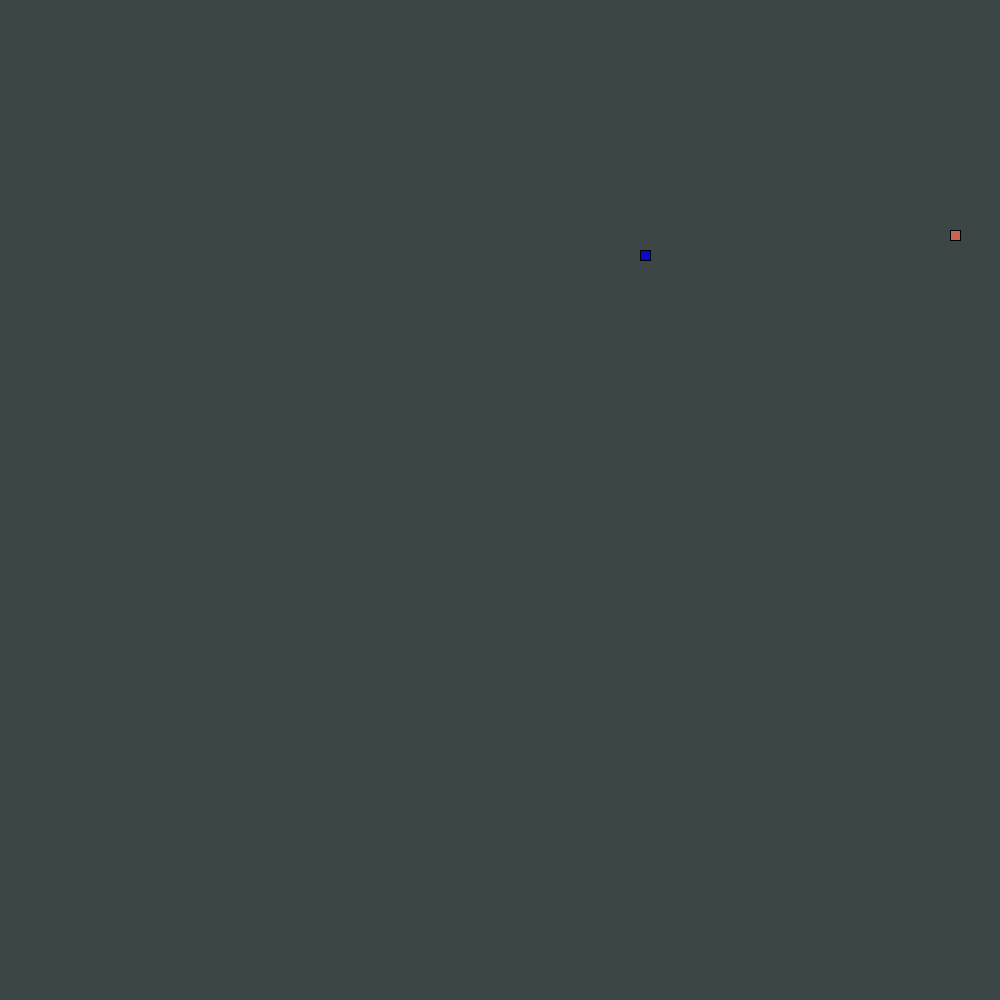
Frame 1 (no input)
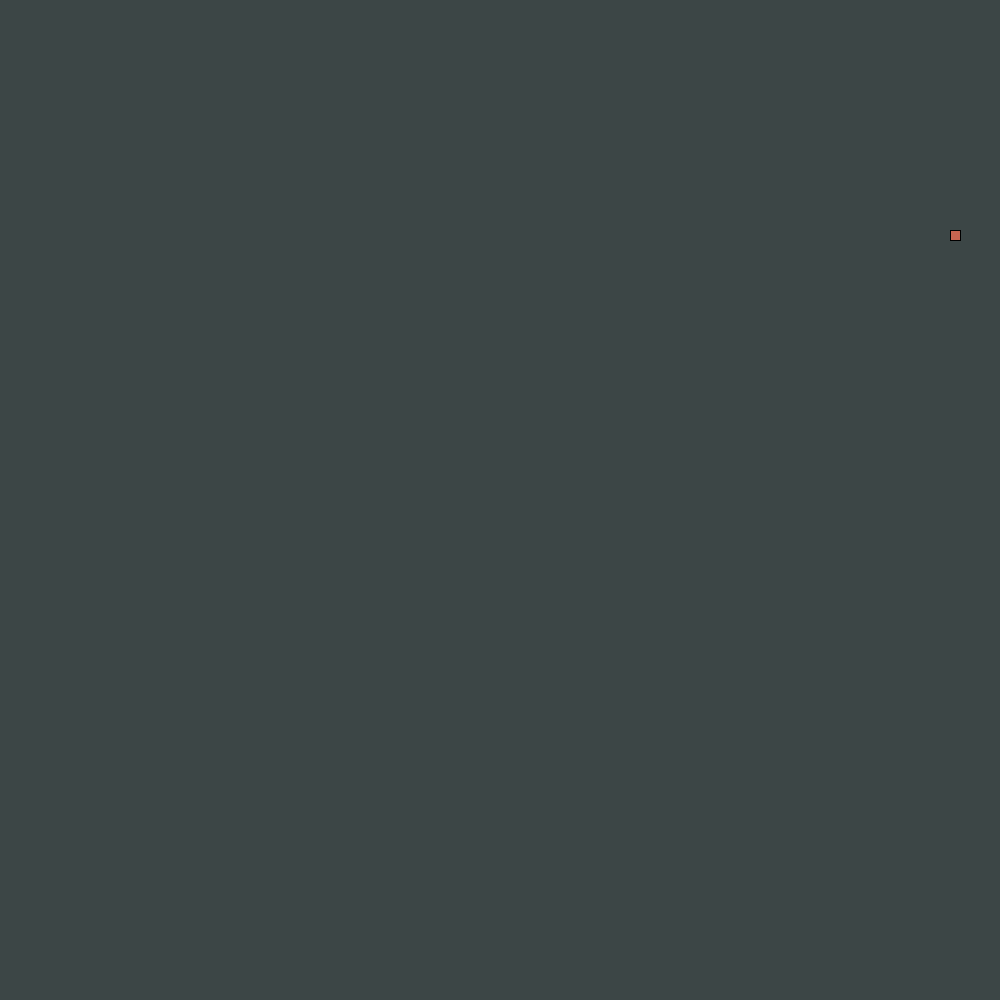
Frame 60 (the mouse pressed at the canvas centre just before this capture)
Frame 120 (the mouse held since frame 60 and released just before this capture): identical to frame 60, image omitted

The Processing sketch that drew these frames (run headless with seeded random() and noise(); from frame 60 on, the mouse is pressed at the canvas centre):

// Processing sketch: LeagueSnake
// ── LeagueSnake.pde
//*
// ***** SEGMENT CLASS *****
// This class will be used to represent each part of the moving snake.
//*

class Segment {

//Add x and y member variables. They will hold the corner location of each segment of the snake.
int x;
int y;

// Add a constructor with parameters to initialize each variable.
public Segment(int x, int y){
this.x = x;
this.y = y;
}
}


//*
// ***** GAME VARIABLES *****
// All the game variables that will be shared by the game methods are here
//*
int foodx;
int foody;
Segment head;
int snakeDir = UP;
int foodEaten = 0;
//*
// ***** SETUP METHODS *****
// These methods are called at the start of the game.
//*

void setup() {
  frameRate(10);
  size(1000, 1000);
  head = new Segment((int)random(100) * 10,(int)random(100) * 10);
  
  dropFood();
}

void dropFood() {
  //Set the food in a new random location
    foodx = (int)random(100) * 10;
    foody = (int)random(100) * 10;
println(foody);
println(foodx);
}



//*
// ***** DRAW METHODS *****
// These methods are used to draw the snake and its food 
//*

void draw() {
  background(60,70,70);
fill(200,100,80);
drawFood();
//DRAW SNAKE STUFF
fill(10,10,200);
drawSnake();
keyPressed();
move();
}

void drawFood() {
  //Draw the food
  
  square(foodx, foody, 10);
}

void drawSnake() {
  //Draw the head of the snake followed by its tail
  square(head.x, head.y, 10);
}


//*
// ***** TAIL MANAGEMENT METHODS *****
// These methods make sure the tail is the correct length.
//*

void drawTail() {
  //Draw each segment of the tail 

}

void manageTail() {
  //After drawing the tail, add a new segment at the "start" of the tail and remove the one at the "end" 
  //This produces the illusion of the snake tail moving.
  
}

void checkTailCollision() {
  //If the snake crosses its own tail, shrink the tail back to one segment
  
}



//*
// ***** CONTROL METHODS *****
// These methods are used to change what is happening to the snake
//*

void keyPressed() {
  //Set the direction of the snake according to the arrow keys pressed
if(key == CODED){
  if(keyCode == UP && snakeDir != DOWN){
  snakeDir = UP;
  }if(keyCode == DOWN && snakeDir != UP){
    snakeDir = DOWN;
  }if(keyCode == RIGHT && snakeDir != LEFT){
   snakeDir = RIGHT; 
  }if(keyCode == LEFT && snakeDir != RIGHT){
  snakeDir = LEFT;
  }
}
}

void move() {
  //Change the location of the Snake head based on the direction it is moving.
  
    
  switch(snakeDir) {
    case UP:
    head.y = head.y - 10;
    break;
  case DOWN:
    head.y = head.y + 10;
    break;
  case LEFT:
   head.x = head.x- 10;
    break;
  case RIGHT:
    head.x = head.x + 10;
    break;
  }
  checkBoundaries();
}

void checkBoundaries() {
 //If the snake leaves the frame, make it reappear on the other side
 if(head.x < 0){
 head.x = head.x - 1000;
 }if(head.y < 0){
 head.y = head.y - 1000;
 }
}



void eat() {
  //When the snake eats the food, its tail should grow and more food appear

}
